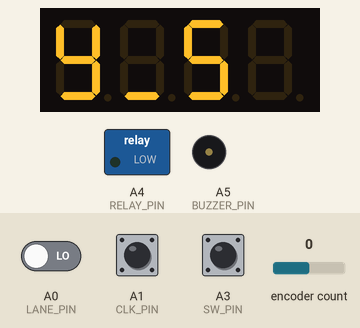
This sketch was run on a simulated Arduino Uno, built with avr-gcc and run on an emulated ATmega328P. Shown: 4-digit seven-segment display, switched loads named in the sketch (green lamp = pin HIGH), buzzer (waves = sounding). The test bench sets the inputs (shaded band); at power-on: A3 (SW_PIN) HIGH, A0 (LANE_PIN) LOW, encoder count 0, A1 (CLK_PIN) HIGH.

Above: at 1.2 s.
1.3 s: A3 (SW_PIN) pulled LOW for 3.2 s
At 5.1 s:
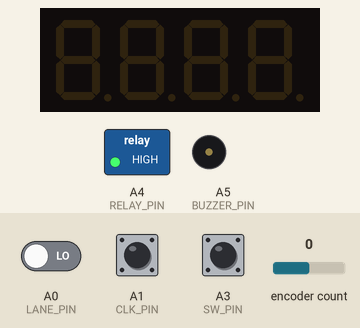
6.0 s: A0 (LANE_PIN) driven HIGH
At 8.8 s:
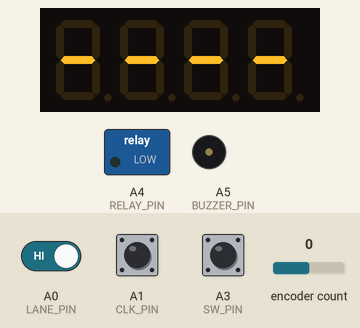
9.0 s: A0 (LANE_PIN) driven LOW
At 9.7 s:
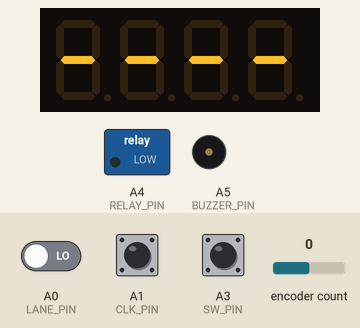
10.5 s: A0 (LANE_PIN) driven HIGH
At 11.3 s:
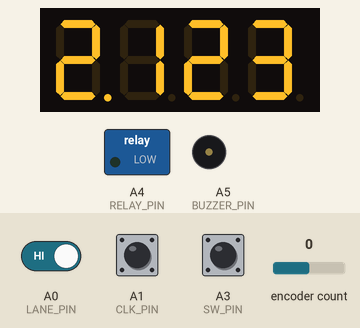
16.5 s: encoder count set to 0
Timing chart, 0 to 20.5 s (numbered marks = the images above; inputs shaded):
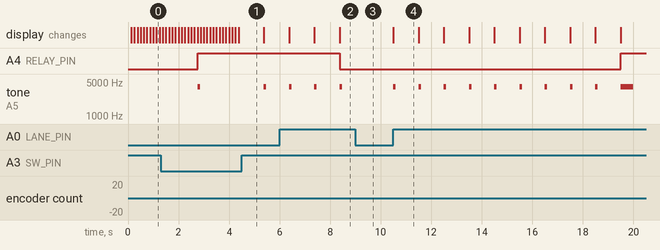

Measured:
- after the input at 1.3 s, A4 (RELAY_PIN): LOW → HIGH after 1.5 s; tone on A5 (BUZZER_PIN): alternates 4000 Hz for 0.10 s and silent for 2.5 s, starting after 1.5 s
- after the input at 6.0 s, the display: first differs from a run without the input after 2.4 s (image 2)
- after the input at 9.0 s, tone on A5 (BUZZER_PIN): stops changing and stays silent
- after the input at 10.5 s, tone on A5 (BUZZER_PIN): alternates 4000 Hz for 0.10 s and silent for 0.90 s, starting at once; the display: changes at once (image 4)
- what the display in image 4 shows lasts 1.0 s, from 10.5 s to 11.5 s

The sketch:

Segment_Display.ino
```cpp
#include "SevSeg.h"
SevSeg sevseg;
#include <RotaryEncoder.h>

RotaryEncoder *ENCODER = nullptr;

const byte LANE_PIN = A0; //dropdown 10k resistor
const byte CLK_PIN = A1;  //Rotary-Pin-B <- 10k resistor <- 5V
const byte DT_PIN = A2; //Rotary-Pin-A <- 10k resistor <- 5V
const byte SW_PIN = A3; //Rotary-Switch-Pin & Other-Rotary-Switch-Pin -> GND
const byte RELAY_PIN = A4; //Not in use in this project but already programmed
const byte BUZZER_PIN = A5; //Wiring will depend if Active (no resistor) or Passive (220 resistor)

int BTN_STATE;
int LAST_CLK_STATE;
unsigned long BTN_DEBOUNCE = 0;

const int LAP_LIMIT_DEFAULT = 10; //default number of laps, will reset to this value every time
int LAPS_LIMIT = LAP_LIMIT_DEFAULT;

//Message scrolling handling
char *GET_READY[] = {"   g", "  ge", " get", "get ", "et r", "t re", " rea", "read", "eady", "ady ", "dy  ", "y   ", "    "};
char *JOHNNY_S_WORKSHOP[] = {"   j", "  jo", " joh", "john", "ohnn", "hnny", "nny_", "ny_s", "y_s ", "_s u", "s uu", " uuo", "uuor", "uork", "orks", "rksh", "ksho", "shop", "hop ", "op  ", "p   ", "    "};
char *THREE_TWO_ONE_GO[] = {"3333", "2222", "1111", "-go-"};
int SCROLLING = 125;
int COUNTDOWN = 1000;
unsigned long LAST_REFRESH_TIME = 0;
int CURRENT_INDEX = 0;
bool SCROLLING_GET_READY = false;
bool SCROLLING_JOHNNY_S_WORKSHOP = true;
bool COUNT_COUNTDOWN = false;

//timer & lap-counting handling
int LAST_LANE_STATE = {0};
int LAP_COUNT = {0};
unsigned long LAST_LAP_TIME;
float TOTAL_TIME_START;
float TOTAL_TIME_FINISH;
float TOTAL_TIME;
unsigned long LAP_TIME;
unsigned long START_TIME;
unsigned long PERSONAL_BEST;
float LAST_TIME;
float BEST_LAP_TIME;
boolean FIRST_LAP;
boolean NEW_BEST_LAP;

const unsigned long MIN_LAP_TIME = 1000;  //set to 1 second, it will only trigger laps again after 1 second. adjust if needed
//const int SENSOR_CALIBRATION = 450; // not in use in this example, only for proximity sensor

boolean SETUP_LAPS = true;
boolean RACE_STARTED = false;
boolean RACE_FINISHED = false;
boolean END_FLAG;

void checkPosition() {  //rotary encoder function
  ENCODER->tick();
}

void setup() {
  ENCODER = new RotaryEncoder(DT_PIN, CLK_PIN, RotaryEncoder::LatchMode::FOUR3);  //rotary encoder function
  attachInterrupt(digitalPinToInterrupt(DT_PIN), checkPosition, CHANGE);
  attachInterrupt(digitalPinToInterrupt(CLK_PIN), checkPosition, CHANGE);

//four digits sevent segments handling
  byte numDigits = 4; //number of seven segment digits
  byte digitPins[] = {5, 6, 7, 8}; //pins of each digit ID (order is: dig-4, dig-3, dig-2, & dig-1)
  byte segmentPins[] = {4, 2, 12, 10, 9, 3, 13, 11}; //pins of each LED segment (order is: A, B, C, D, E, F, G & DP)

  bool resistorsOnSegments = true;
  bool updateWithDelaysIn = false;
  byte hardwareConfig = COMMON_ANODE; //set this to match with your display
  sevseg.begin(hardwareConfig, numDigits, digitPins, segmentPins, resistorsOnSegments);
  sevseg.setBrightness(90);

  pinMode(LANE_PIN, INPUT);
  pinMode(DT_PIN, INPUT);
  pinMode(CLK_PIN, INPUT);
  pinMode(SW_PIN, INPUT_PULLUP);
  LAST_CLK_STATE = digitalRead(CLK_PIN);
  pinMode(RELAY_PIN, OUTPUT);
  pinMode(BUZZER_PIN, OUTPUT);
  START_TIME = millis();
  PERSONAL_BEST = 9999;
  LAST_TIME = 00.00;
  BEST_LAP_TIME = 00.00;
  TOTAL_TIME_START = 00.00;
  TOTAL_TIME_FINISH = 00.00;
  TOTAL_TIME = 00.00;
  FIRST_LAP = true;
  NEW_BEST_LAP = false;
  digitalWrite(RELAY_PIN, LOW);
}

void loop() {

  BTN_STATE = digitalRead(SW_PIN);

  //greeting message, only do it every time it's switched back on
  if (SCROLLING_JOHNNY_S_WORKSHOP) {
    unsigned long CURRENT_MILLIS = millis();
    if (CURRENT_MILLIS - LAST_REFRESH_TIME >= SCROLLING) {
      LAST_REFRESH_TIME = CURRENT_MILLIS;
      sevseg.setChars(JOHNNY_S_WORKSHOP[CURRENT_INDEX]);
      CURRENT_INDEX++;
      if (CURRENT_INDEX >= (sizeof(JOHNNY_S_WORKSHOP) / sizeof(JOHNNY_S_WORKSHOP[0]))) {
        SCROLLING_JOHNNY_S_WORKSHOP = false;
        CURRENT_INDEX = 0;
      }
    }
    refresh();
    return;
  }

  if (SETUP_LAPS) {
    sevseg.setNumber(LAPS_LIMIT);
    RACE_FINISHED = false;
    RACE_STARTED = false;
    refresh();

    ENCODER->tick();

    int change = ENCODER->getPosition();

    if (change != 0) {  //adjust number of laps by turning rotary encoder
      ENCODER->setPosition(0);
      LAPS_LIMIT = constrain(LAPS_LIMIT - change, 1, 99);
    }
    if (BTN_STATE == LOW) { //enter set number of laps and starts countdown
      if (millis() - BTN_DEBOUNCE > 50) {
        beep();
        sevseg.blank();
        SETUP_LAPS = false;
        SCROLLING_GET_READY = true;
      }
      BTN_DEBOUNCE = millis();
    }
  }
  //GET READY message, as the race is about to start
  if (SCROLLING_GET_READY) {
    digitalWrite(RELAY_PIN, HIGH);
    unsigned long CURRENT_MILLIS = millis();
    if (CURRENT_MILLIS - LAST_REFRESH_TIME >= SCROLLING) {
      LAST_REFRESH_TIME = CURRENT_MILLIS;
      sevseg.setChars(GET_READY[CURRENT_INDEX]);
      CURRENT_INDEX++;
      if (CURRENT_INDEX >= (sizeof(GET_READY) / sizeof(GET_READY[0]))) {
        SCROLLING_GET_READY = false;
        CURRENT_INDEX = 0;
        COUNT_COUNTDOWN = true;
        RACE_STARTED = true;
      }
    }
    refresh();
    return;
  }
  //COUNTDOWN message, counts 3 to 1 and go!
  if (COUNT_COUNTDOWN) {
    unsigned long CURRENT_MILLIS = millis();
    if (CURRENT_MILLIS - LAST_REFRESH_TIME >= COUNTDOWN) {
      LAST_REFRESH_TIME = CURRENT_MILLIS;
      beep();
      sevseg.setChars(THREE_TWO_ONE_GO[CURRENT_INDEX]);
      CURRENT_INDEX++;
      if (CURRENT_INDEX >= (sizeof(THREE_TWO_ONE_GO) / sizeof(THREE_TWO_ONE_GO[0]))) {
        COUNT_COUNTDOWN = false;
        CURRENT_INDEX = 0;
      }
    }
    refresh();
    return;
  }
  if (RACE_STARTED && !RACE_FINISHED) {
    digitalWrite(RELAY_PIN, LOW);
    refresh();
    boolean NEW_DATA = false;
    int LANE_STATE = digitalRead(LANE_PIN);
    //if (LANE_STATE <= SENSOR_CALIBRATION && LAST_LANE_STATE > SENSOR_CALIBRATION) { //this line replaces the one below if using proximity sensor instead of a deadstrip
    if (LANE_STATE == HIGH) {
      if (millis() - LAST_LAP_TIME >= MIN_LAP_TIME) {
        LAP_COUNT++;
        LAST_LAP_TIME = millis();
        NEW_DATA = true;
        LAP_TIME = millis() - START_TIME;
        START_TIME = millis();
        LAST_TIME = LAP_TIME / 1000.00;
        if (FIRST_LAP) {
          TOTAL_TIME_START = millis();
          LAP_COUNT = 0;
          sevseg.setChars("----");
        }
        if (FIRST_LAP != true) {
          sevseg.setNumber(LAP_COUNT);  //display current lap when not a PB
        }
        if (LAP_TIME < PERSONAL_BEST && FIRST_LAP != true) {
          PERSONAL_BEST = LAP_TIME;
          BEST_LAP_TIME = LAST_TIME;
          NEW_BEST_LAP = true;
          //adjusts decimal point depending on personal-best time
          if (BEST_LAP_TIME >= 100.00) sevseg.setNumberF(BEST_LAP_TIME, 1);
          else if (BEST_LAP_TIME >= 10.00 && BEST_LAP_TIME < 100.00) sevseg.setNumberF(BEST_LAP_TIME, 2);
          else if (BEST_LAP_TIME < 10.00)sevseg.setNumberF(BEST_LAP_TIME, 3);
        }
        beep();
        FIRST_LAP = false;
        if (NEW_BEST_LAP == true) NEW_BEST_LAP = false;
      }
    }
    LAST_LANE_STATE = LANE_STATE;
    if (!NEW_DATA) return;
    if (LAP_COUNT >= LAPS_LIMIT) {
      RACE_FINISHED = true;
      END_FLAG = true;
    }
  }
  if (RACE_FINISHED) {
    refresh();
    if (END_FLAG) {
      TOTAL_TIME_FINISH = millis() - TOTAL_TIME_START;
      TOTAL_TIME_START = millis();
      TOTAL_TIME = TOTAL_TIME_FINISH / 1000.00;
      longBeep();
      RACE_STARTED = false;
      digitalWrite(RELAY_PIN, HIGH);
      sevseg.setChars(" END");
      END_FLAG = false;
    }
    ENCODER->tick();

    int change = ENCODER->getPosition();

    if (change != 0) {
      ENCODER->setPosition(0);
      if (change < 0) { //rotary clockwise turn: show total race time
        //adjusts decimal point depending on personal-best time
        if (TOTAL_TIME >= 100.00) sevseg.setNumberF(TOTAL_TIME, 1);
        else if (TOTAL_TIME >= 10.00 && TOTAL_TIME < 100.00) sevseg.setNumberF(TOTAL_TIME, 2);
        else if (TOTAL_TIME < 10.00) sevseg.setNumberF(TOTAL_TIME, 3);
      }
      if (change > 0) { //rotary anti-clockwise turn: show personal best
        //adjusts decimal point depending on personal-best time
        if (BEST_LAP_TIME >= 100.00) sevseg.setNumberF(BEST_LAP_TIME, 1);
        else if (BEST_LAP_TIME >= 10.00 && BEST_LAP_TIME < 100.00) sevseg.setNumberF(BEST_LAP_TIME, 2);
        else if (BEST_LAP_TIME < 10.00)sevseg.setNumberF(BEST_LAP_TIME, 3);
      }
    }
    if (BTN_STATE == LOW) { //return to menu
      if (millis() - BTN_DEBOUNCE > 50) {
        beep();
        resetRace();
      }
      BTN_DEBOUNCE = millis();
    }
  }
  refresh();
}

void refresh() {
  sevseg.refreshDisplay();
}
void beep() { //short beep
  tone(BUZZER_PIN, 2000, 100);
  tone(BUZZER_PIN, 4000, 100);
}
void longBeep(){
  tone(BUZZER_PIN, 2000, 500);
  tone(BUZZER_PIN, 4000, 500);
}
void resetRace() { //resets all data except for race number of laps
  RACE_FINISHED = false;
  SETUP_LAPS = true;
  LAP_COUNT = 0;
  PERSONAL_BEST = 9999;
  LAST_TIME = 00.00;
  BEST_LAP_TIME = 00.00;
  TOTAL_TIME_START = 00.00;
  TOTAL_TIME_FINISH = 00.00;
  TOTAL_TIME = 00.00;
  FIRST_LAP = true;
  NEW_BEST_LAP = false;
  digitalWrite(RELAY_PIN, LOW);
}
```
